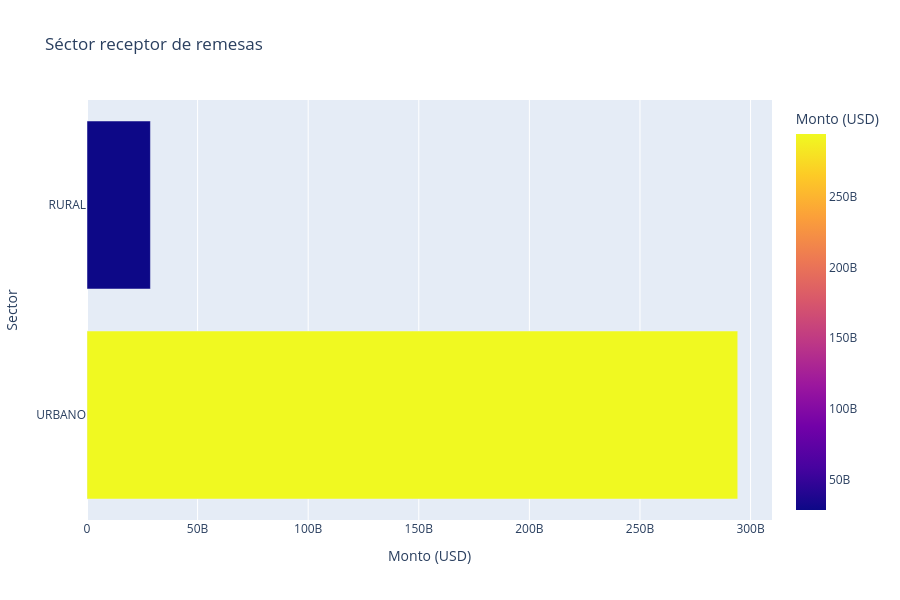

Write notebook code for a chart like this one.
### Code cell
urbano_rural = df.groupby('descr_sector').agg({
    'monto_USD': 'sum'
}).nlargest(2,'monto_USD').reset_index()

fig = px.bar(urbano_rural, x='monto_USD', y='descr_sector',
             title='Séctor receptor de remesas',
             orientation='h',
             labels={'descr_sector': 'Sector', 'monto_USD': 'Monto (USD)'},
             color='monto_USD')
fig.update_layout(height=600)
fig.show()

### Figure 1 — Plotly figure (JSON) as saved in the notebook; plotly's stock layout.template omitted (floating-point values rounded to 4 significant figures)
{"data": [{"hovertemplate": "Monto (USD)=%{marker.color}<br>Sector=%{y}<extra></extra>", "legendgroup": "", "marker": {"color": [294200000000.0, 28670000000.0], "coloraxis": "coloraxis", "pattern": {"shape": ""}}, "name": "", "orientation": "h", "showlegend": false, "textposition": "auto", "type": "bar", "x": [294200000000.0, 28670000000.0], "xaxis": "x", "y": ["URBANO", "RURAL"], "yaxis": "y"}], "layout": {"barmode": "relative", "coloraxis": {"colorbar": {"title": {"text": "Monto (USD)"}}, "colorscale": [[0, "#0d0887"], [0.1111, "#46039f"], [0.2222, "#7201a8"], [0.3333, "#9c179e"], [0.4444, "#bd3786"], [0.5556, "#d8576b"], [0.6667, "#ed7953"], [0.7778, "#fb9f3a"], [0.8889, "#fdca26"], [1, "#f0f921"]]}, "height": 600, "legend": {"tracegroupgap": 0}, "title": {"text": "Séctor receptor de remesas"}, "xaxis": {"anchor": "y", "domain": [0, 1], "title": {"text": "Monto (USD)"}}, "yaxis": {"anchor": "x", "domain": [0, 1], "title": {"text": "Sector"}}}}
